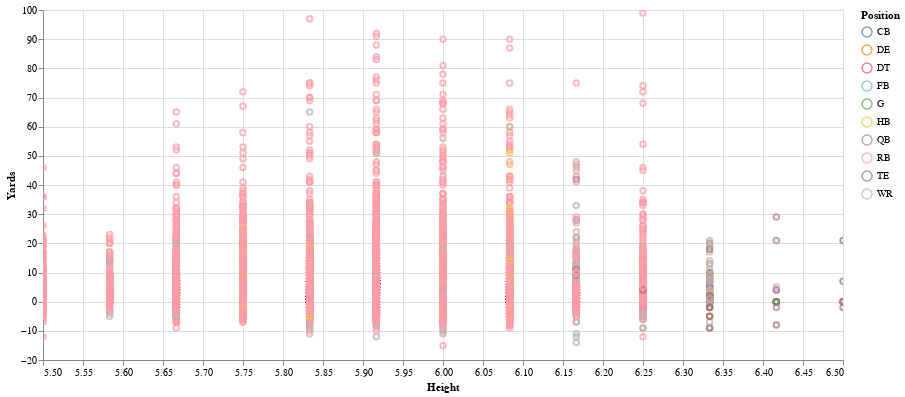

This figure's notebook cell:
### Markdown cell above
### Height
Same code as above.

### Code cell
# Grab yards and the rusher...
rushes = pbpData[['NflIdRusher', 'Yards']]
# Left join it with the weight information...
heightsAndRushes = pd.merge(rushes, playerChara[['NflId', 'PlayerHeight', 'Position']], how='left', 
         left_on='NflIdRusher', right_on='NflId')
# We only need the weight and yards...
heightsAndRushes.drop(columns=['NflIdRusher', 'NflId'], inplace=True)

altair.Chart(heightsAndRushes).mark_point(clip=True).encode(
    altair.X('PlayerHeight',
             axis=altair.Axis(title='Height'),
             scale=altair.Scale(zero=False)),
    y='Yards',
    color='Position'
).properties(
    width=800, 
    height=350
)

### Figure 1 — Vega-Lite specification as saved in the notebook (floating-point values rounded to 4 significant figures; data arrays with more than 128 entries replaced by an {"elided": "..."} marker saying what was removed)
{"config": {"view": {"continuousWidth": 400, "continuousHeight": 300}}, "data": {"name": "data-88f4454bc9c30ec6f3f88a84a169578d"}, "mark": {"type": "point", "clip": true}, "encoding": {"color": {"type": "nominal", "field": "Position"}, "x": {"type": "quantitative", "axis": {"title": "Height"}, "field": "PlayerHeight", "scale": {"zero": false}}, "y": {"type": "quantitative", "field": "Yards"}}, "height": 350, "width": 800, "$schema": "https://vega.github.io/schema/vega-lite/v4.8.1.json", "datasets": {"data-88f4454bc9c30ec6f3f88a84a169578d": {"elided": "30611 records"}}}
